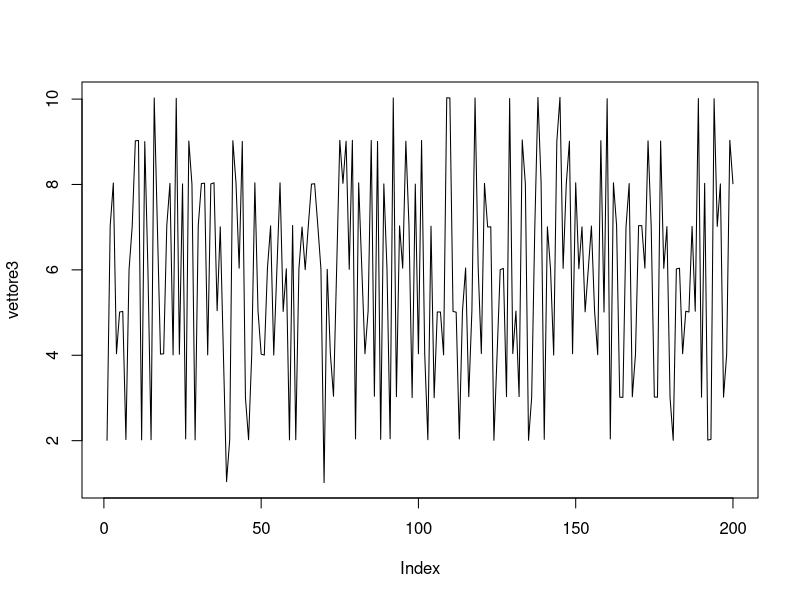

The R script that drew this image:
library(quantmod)

vettore1 <- round(runif(n=200, min=1, max=10), digits = 0)
vettore2 <- round(runif(n=200, min=1, max=10), digits = 0)

lr <- lm(vettore2 ~ vettore1) 

beta <- lr$coefficients[2]



vettore3 <- vettore2 - vettore1 * beta

plot(vettore3, type="l")



df <- data.frame(vettore1, vettore2, vettore3, betaV1=beta)
dfReturns <- data.frame(returnsV1=ROC(vettore1), returnsV2=ROC(vettore2), returnsV3=ROC(vettore3))


#beta = 0.1113172


#I RITORNI DIVERGONO! calcolare il ROC dello spread NON è la stessa cosa di calcolare
#i ritorni sui ticker singoli!